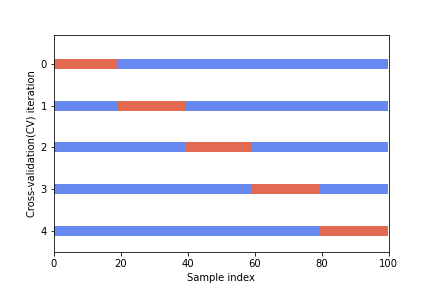
#> input picture RandomForests/5_CV.png, 432 x 288 px; its folder holds only this picture in this run
$ jupyter execute --allow-errors '5-CV visualisation.ipynb'   (shell and % lines are left out)
#> lines starting #> are read from the running program, lines starting #| are printed output that depends on the picture
[cell 1]
from sklearn.model_selection import (
    TimeSeriesSplit,
    KFold,
    ShuffleSplit,
    StratifiedKFold,
    GroupShuffleSplit,
    GroupKFold,
    StratifiedShuffleSplit,
    StratifiedGroupKFold,
)
import numpy as np
import matplotlib.pyplot as plt
from matplotlib.patches import Patch

[cell 2]
from matplotlib.pyplot import *

[cell 3]
from IPython.display import set_matplotlib_formats
set_matplotlib_formats('png', 'pdf')

[cell 4]
rng = np.random.RandomState(1338)
cmap_data = plt.cm.Paired
cmap_cv = plt.cm.coolwarm
n_splits = 5

[cell 5]
# Generate the class/group data
n_points = 100
X = rng.randn(100, 10)

percentiles_classes = [0.1, 0.3, 0.6]
y = np.hstack([[ii] * int(100 * perc) for ii, perc in enumerate(percentiles_classes)])

[cell 6]
# [41 lines left out: function plot_cv_indices, not called in this run]

[cell 7]
import matplotlib.pyplot as plt
#> (the rest of this cell did not finish here and is left out)

[cell 8]
from PIL import Image
import glob
import os
images = glob.glob("*.png")
print(images)
imlist = []
for img in images:
    im = Image.open(img)
#> im is the input picture: PIL image 432x288 RGBA; mean R, G, B, A 232.8, 233.1, 243.4, 151.5
    im = im.convert('RGB')
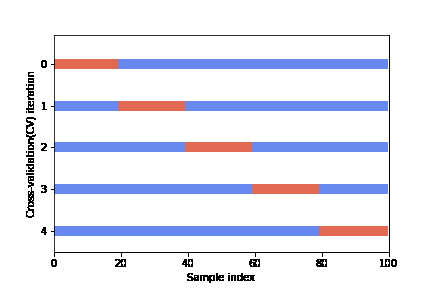
#> im: PIL image 432x288 RGB; mean R, G, B 232.8, 233.1, 243.4
    imlist.append(im)
imlist[0].save('plots.pdf',save_all=True, append_images=imlist[1:])
map(os.remove(img),[img for img in images])
